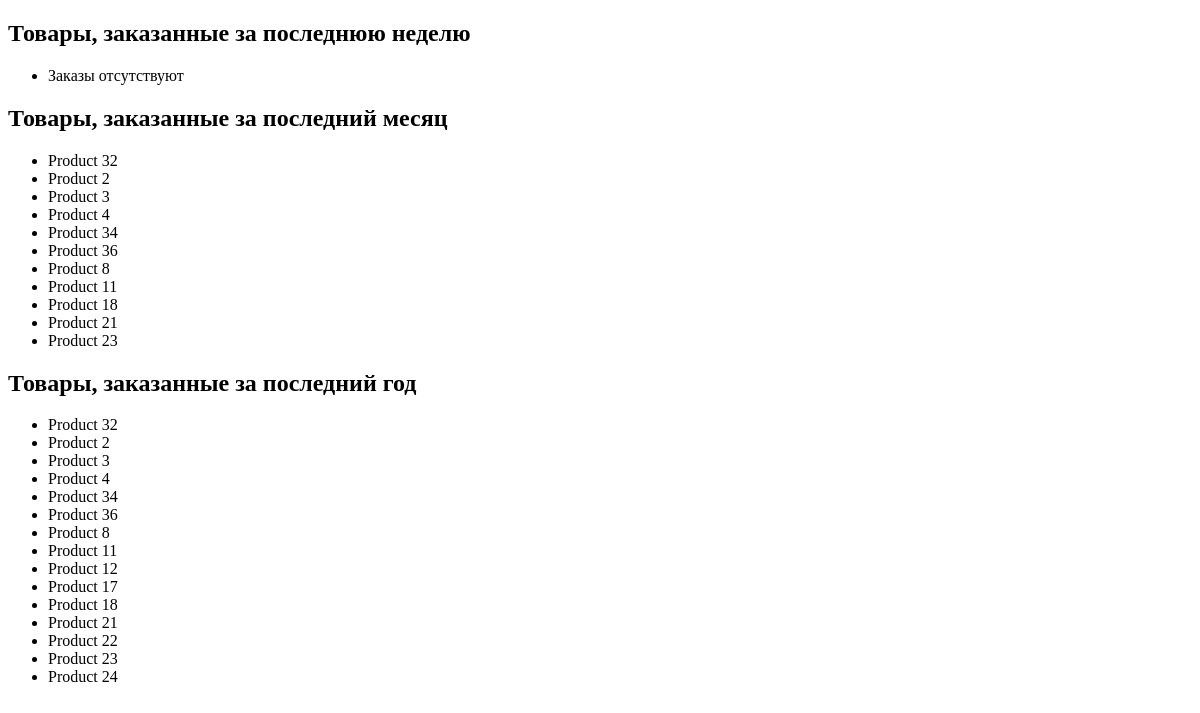
Before: /client/products/2/ with the older database file.
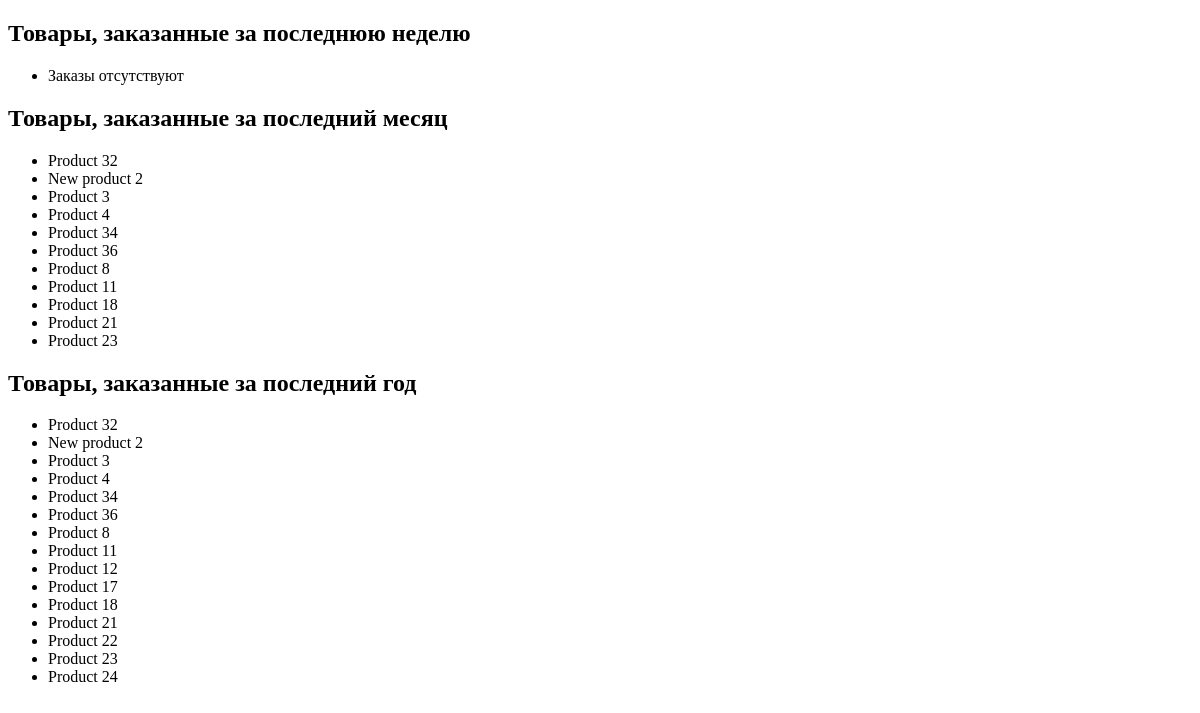
After: the same page with the newer database file.
### storeapp/models.py (models this page shows)
class Product(models.Model):
    title = models.CharField(max_length=100, verbose_name=u'Название')
    description = models.TextField(verbose_name=u'Описание')
    price = models.DecimalField(max_digits=7, decimal_places=2, verbose_name=u'Цена')
    quantity_of_product = models.IntegerField(verbose_name=u'Доступно товара')
    date_product_add = models.DateField(auto_now_add=True, verbose_name=u'Дата добавления товара')
    image = models.ImageField(upload_to='images', blank=True, verbose_name=u'Изображение')
    def __str__(self):
        return self.title

### storeapp/views.py (the view)
# urls.py: path('client/products/<int:client_id>/', views.get_client_purchased_products, name='get_client_purchased_products'),
def get_client_purchased_products(request, client_id):
    def get_product_from_order(orders):
        products_set = set()
        if orders:
            for order in orders:
                products_set.update(order.get_products())
        else:
            products_set.add('Заказы отсутствуют')
        return products_set
    last_week_orders = Order.objects.filter(client=client_id, date_order__gte=date.today() - timedelta(days=7))
    last_month_orders = Order.objects.filter(client=client_id, date_order__gte=date.today() - timedelta(days=30))
    last_year_orders = Order.objects.filter(client=client_id, date_order__gte=date.today() - timedelta(days=365))
    last_week_products = get_product_from_order(last_week_orders)
    last_month_products = get_product_from_order(last_month_orders)
    last_year_products = get_product_from_order(last_year_orders)
    return render(request, 'storeapp/client_purchased_products.html',
                  {'week_prod': last_week_products,
                   'month_prod': last_month_products,
                   'year_prod': last_year_products})

### storeapp/models.py (called while the page is built)
    def get_products(self):
        return self.products.all()

### storeapp/templates/storeapp/client_purchased_products.html (shortened to what this page needs)
{% extends 'base.html' %}
{% block content %}
    <h2>Товары, заказанные за последнюю неделю</h2>
    <ul>
        {% for product in week_prod %}
            <li>{{ product }}</li>
        {% endfor %}
    </ul>
    <h2>Товары, заказанные за последний месяц</h2>
    <ul>
        {% for product in month_prod %}
            <li>{{ product }}</li>
        {% endfor %}
    </ul>
    <h2>Товары, заказанные за последний год</h2>
    <ul>
        {% for product in year_prod %}
            <li>{{ product }}</li>
        {% endfor %}
    </ul>
{% endblock %}

Changed rows visible on the page:
changed Product: title "Product 2" → "New product 2"
